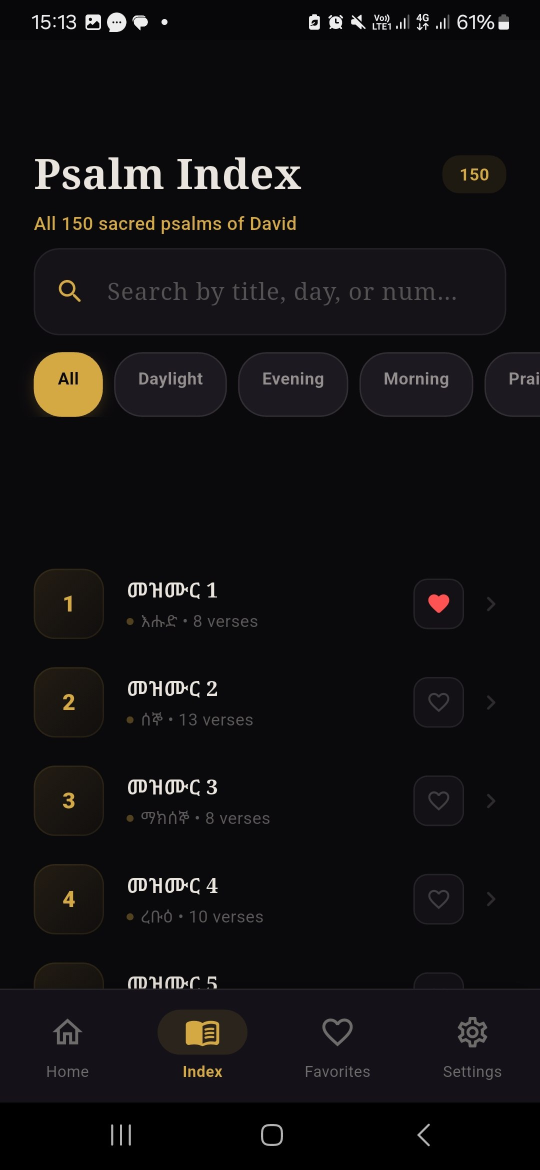
#> input picture screenshots/photo_2026-11-14_04-15-42.jpg, 1080 x 2340 px (shown at 1/2 size); its folder holds only this picture in this run
$ python make_store_assets.py
#> lines starting #> are read from the running program, lines starting #| are printed output that depends on the picture
"""Generate Play Store assets:
 - phone: cropped clean UI (no status/nav bars), PNG 1080x~2120
 - tablet7/tablet10 (same file set): 1440x2560 9:16 with brand background
 - chromebook: 2560x1440 16:9 landscape with brand background
"""
import os
from PIL import Image, ImageDraw, ImageFilter

SRC = sorted(glob('screenshots/*.jpg')) if False else sorted(
    __import__('glob').glob('screenshots/*.jpg'))
OUT_PHONE = 'store-assets/phone'
OUT_TAB = 'store-assets/tablet'
OUT_CR = 'store-assets/chromebook'
for d in (OUT_PHONE, OUT_TAB, OUT_CR):
    os.makedirs(d, exist_ok=True)

CROP_TOP = 100
CROP_BOT = 120

def brand_background(size):
    w, h = size
    img = Image.new('RGB', size)
    top = (26, 15, 15)      # #1A0F0F
    bot = (10, 9, 12)       # #0A090C
    for y in range(h):
        t = y / max(1, h - 1)
        img.paste(tuple(int(top[i] + (bot[i] - top[i]) * t) for i in range(3)),
                  (0, y, w, y + 1))
    # faint gold dot pattern like the app's painter
    d = ImageDraw.Draw(img, 'RGBA')
    for x in range(0, w + 40, 40):
        for y in range(0, h + 40, 40):
            d.ellipse([x - 1.5, y - 1.5, x + 1.5, y + 1.5], fill=(212, 168, 67, 22))
    # subtle gold frame lines at extreme edges
    d.rectangle([0, h - 6, w, h], fill=(212, 168, 67, 90))
    return img

# [6 lines left out: function rounded_shadow, not called in this run]

shots = []
for f in SRC:
    im = Image.open(f).convert('RGB')
#> im is the input picture: PIL image 1080x2340 RGB; mean R, G, B 18.3, 17, 18.3
    im = im.crop((0, CROP_TOP, im.width, im.height - CROP_BOT))
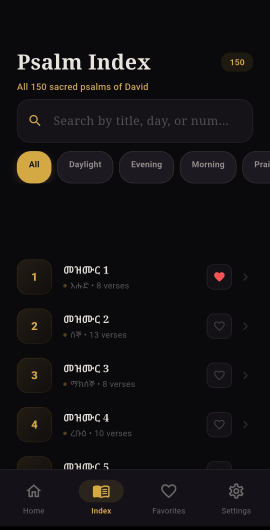
#> im: PIL image 1080x2120 RGB (shown at 1/4 size); mean R, G, B 19, 17.6, 19
    shots.append((f, im))

# ---- phone (clean UI, no bars) ----
for i, (f, im) in enumerate(shots, 1):
    im.save(os.path.join(OUT_PHONE, f'phone_{i:02d}.png'), optimize=True)
    print(f'phone_{i:02d}.png  {im.size}')
#> this loop made 1 pass
#> i on pass 1: 1
#> (printed output is left out)

# ---- tablet portrait 1440x2560 (9:16) ----
TAB = (1440, 2560)
for i, (f, im) in enumerate(shots, 1):
    scale = min((TAB[0] - 160) / im.width, (TAB[1] - 200) / im.height)
    ns = (int(im.width * scale), int(im.height * scale))
    r = im.resize(ns, Image.LANCZOS)
    cv = brand_background(TAB)
    x = (TAB[0] - ns[0]) // 2
    y = (TAB[1] - ns[1]) // 2
    cv.paste(r, (x, y))
    cv.save(os.path.join(OUT_TAB, f'tablet_{i:02d}.png'), optimize=True)
    print(f'tablet_{i:02d}.png  {TAB}')
#> this loop made 1 pass
#> (i, scale, ns, w in brand_background, h in brand_background, top in brand_background, bot in brand_background, x) on pass 1: (1, 1.11, (1202, 2360), 1440, 2560, (26, 15, 15), (10, 9, 12), 119)
#> (printed output is left out)
#> pass 1, `cv.save(os.path.join(OUT_TAB, f'tablet_{i:02d}.png'), optimize=True)`:
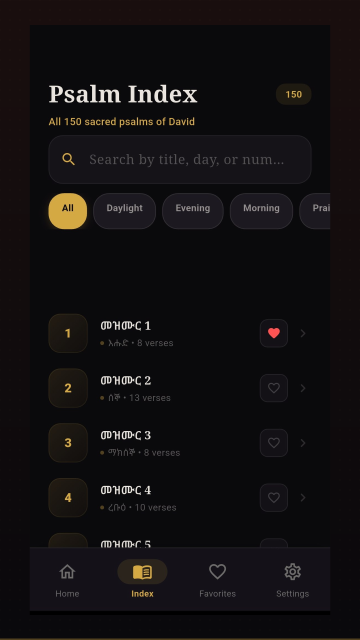
#> saved as tablet_01.png: PIL image 1440x2560 RGB (shown at 1/4 size); mean R, G, B 18.9, 16.3, 17.7

# ---- chromebook landscape 2560x1440 (16:9) ----
CR = (2560, 1440)
for i, (f, im) in enumerate(shots, 1):
    scale = min((CR[0] - 200) / im.width, (CR[1] - 140) / im.height)
    ns = (int(im.width * scale), int(im.height * scale))
    r = im.resize(ns, Image.LANCZOS)
    cv = brand_background(CR)
    x = (CR[0] - ns[0]) // 2
    y = (CR[1] - ns[1]) // 2
    cv.paste(r, (x, y))
    cv.save(os.path.join(OUT_CR, f'chromebook_{i:02d}.png'), optimize=True)
    print(f'chromebook_{i:02d}.png  {CR}')
#> this loop made 1 pass
#> (i, scale, ns, w in brand_background, h in brand_background, top in brand_background, bot in brand_background, x) on pass 1: (1, 0.613, (662, 1300), 2560, 1440, (26, 15, 15), (10, 9, 12), 949)
#> (printed output is left out)
#> pass 1, `r = im.resize(ns, Image.LANCZOS)`:
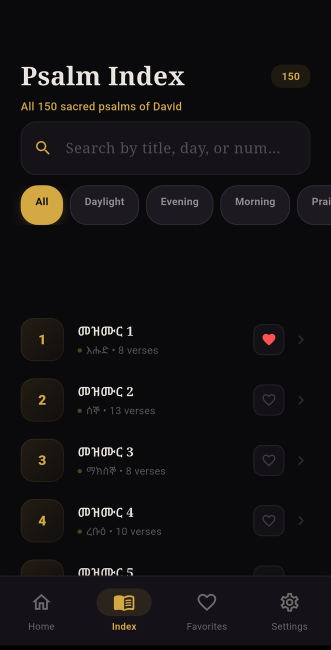
#> r: PIL image 662x1300 RGB (shown at 1/2 size); mean R, G, B 19, 17.6, 19
#> pass 1, `cv = brand_background(CR)`:
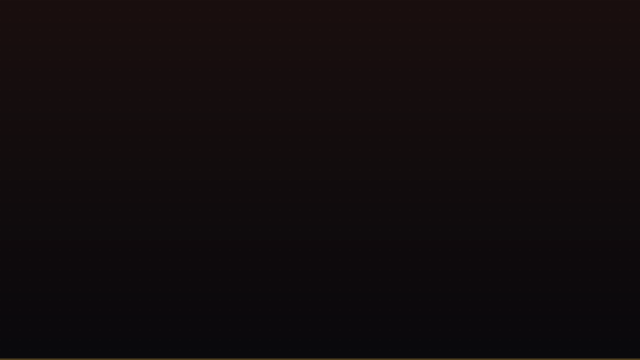
#> cv: PIL image 2560x1440 RGB (shown at 1/4 size); mean R, G, B 17.9, 11.8, 13.1
#> pass 1, `cv.save(os.path.join(OUT_CR, f'chromebook_{i:02d}.png'), optimize=True)`:
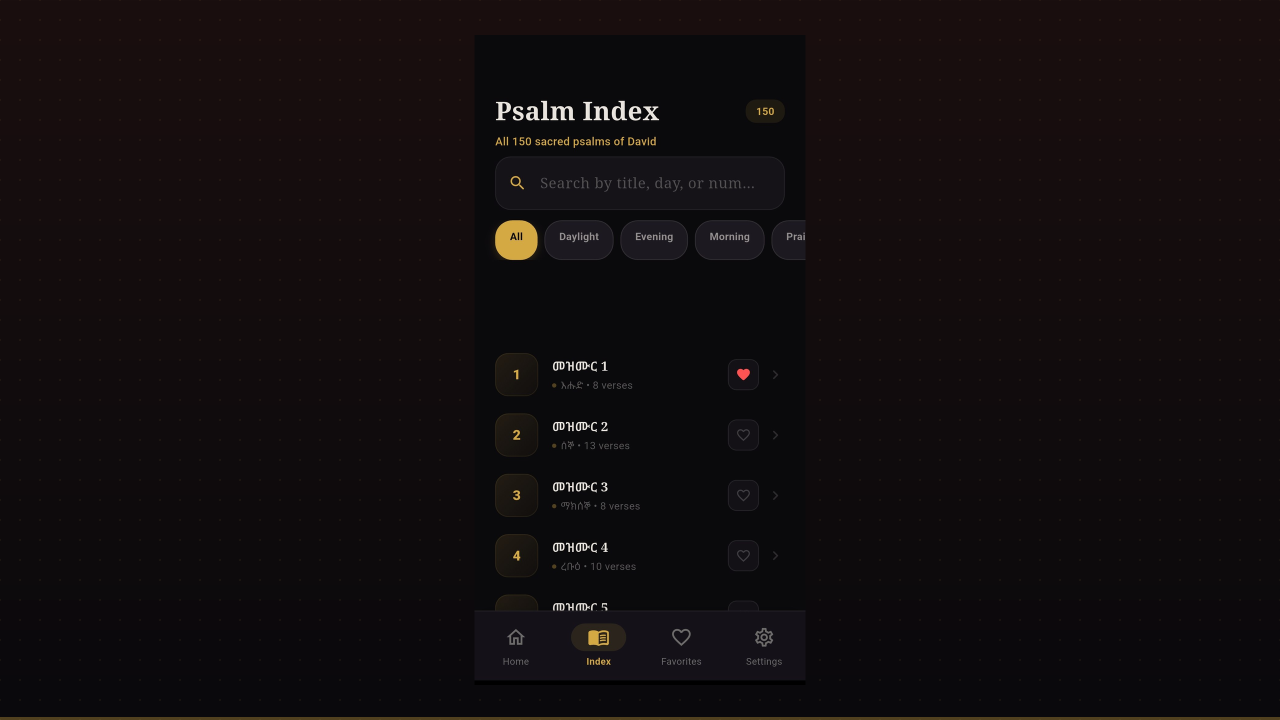
#> saved as chromebook_01.png: PIL image 2560x1440 RGB (shown at 1/2 size); mean R, G, B 18.2, 13.2, 14.5

print('done')

$ run again, on screenshots/photo_2026-11-14_04-16-35.jpg
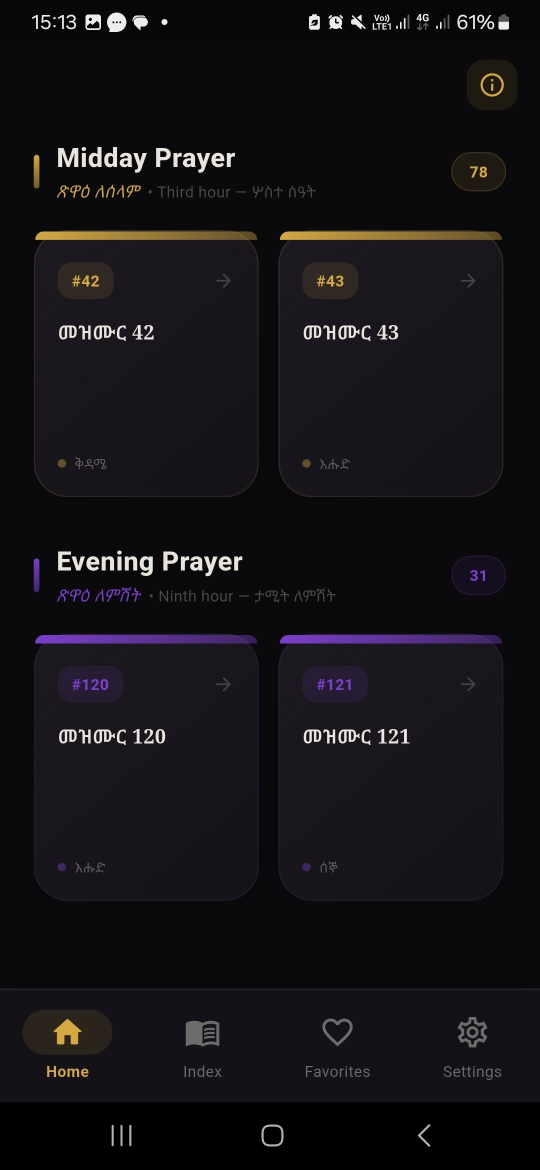
#> input picture screenshots/photo_2026-11-14_04-16-35.jpg, 1080 x 2340 px (shown at 1/2 size)
#> im is the input picture: PIL image 1080x2340 RGB; mean R, G, B 21, 18.8, 22.9
#> im: PIL image 1080x2120 RGB
#> the loop `for i, (f, im) in enumerate(shots, 1):` made 1 pass
#> i on pass 1: 1
#> (printed output is left out)
#> the loop `for i, (f, im) in enumerate(shots, 1):` made 1 pass
#> (i, scale, ns, x) on pass 1: (1, 1.11, (1202, 2360), 119)
#> (printed output is left out)
#> the loop `for i, (f, im) in enumerate(shots, 1):` made 1 pass
#> (i, scale, ns, x) on pass 1: (1, 0.613, (662, 1300), 949)
#> (printed output is left out)
#> pass 1, `r = im.resize(ns, Image.LANCZOS)`:
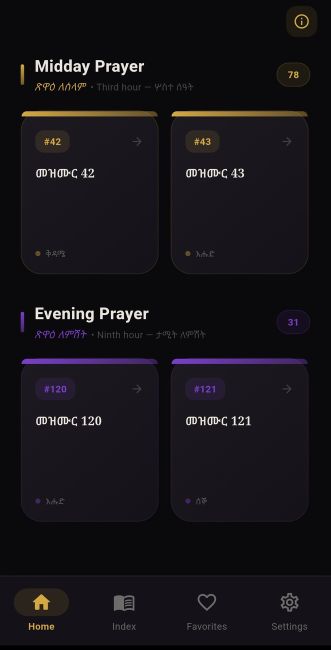
#> r: PIL image 662x1300 RGB (shown at 1/2 size); mean R, G, B 22.1, 19.6, 24
#> pass 1, `cv.save(os.path.join(OUT_CR, f'chromebook_{i:02d}.png'), optimize=True)`:
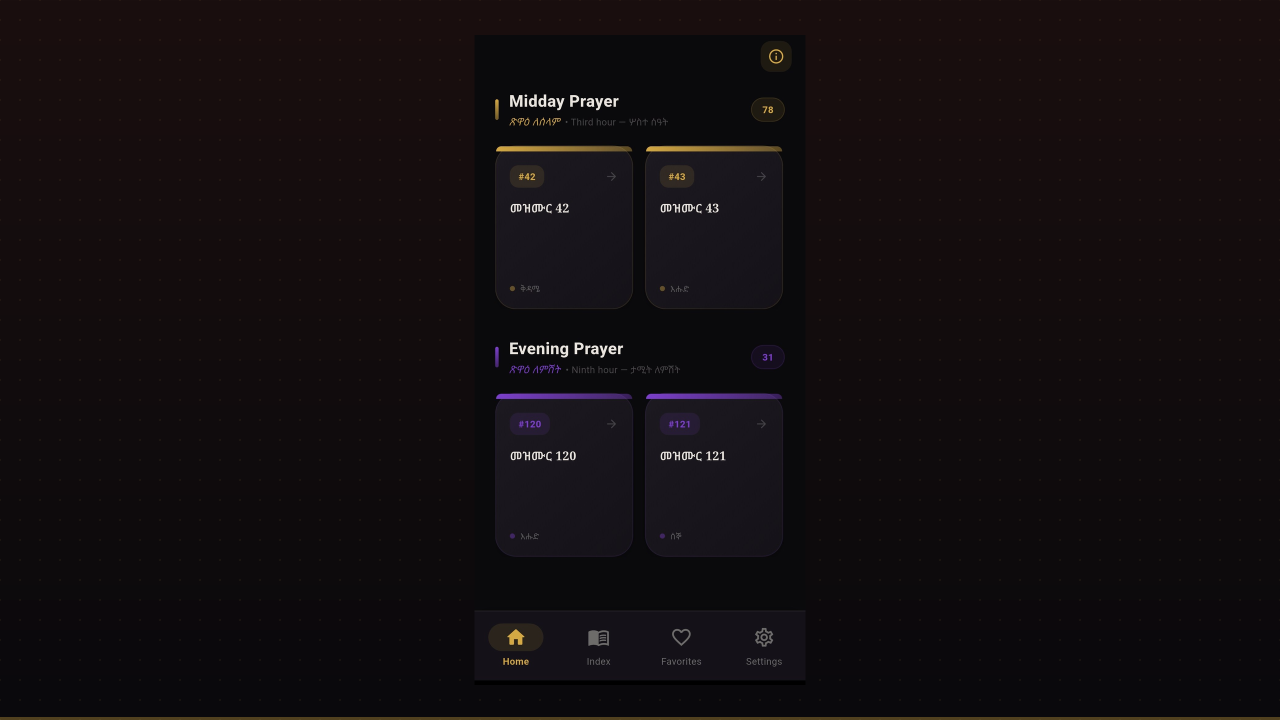
#> saved as chromebook_01.png: PIL image 2560x1440 RGB (shown at 1/2 size); mean R, G, B 19, 13.7, 15.7
